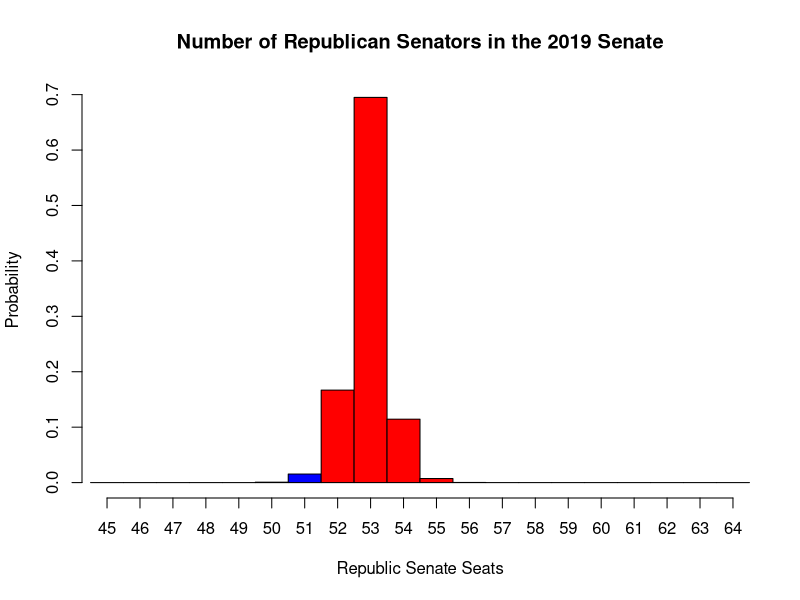

Write the R code that produced this figure. (Note: this script raises an error after producing the figure.)
mu <- c(
  0.47, 0.48, 0.52, 0.45, 0.47,
  0.57, 0.52, 0.47, 0.58, 0.53,
  0.47, 0.41, 0.54, 0.45, 0.52,
  0.53, 0.47, 0.42
)
sigma1 <- c(
  0.013, 0.009, 0.013, 0.017, 0.018,
  0.022, 0.012, 0.014, 0.019, 0.015,
  0.019, 0.013, 0.013, 0.013, 0.014,
  0.015, 0.014, 0.014
)
draw1 <- matrix(
  data = rnorm(18*100000, mu, sigma1),
  nrow = 18, ncol = 100000
)
wins1 <- apply(draw1 > 0.5, 2, sum)
R1 <- wins1 + 45 # R [	45	,	64	]
f1 <- hist(R1, breaks=c(44.5:64.5), xlim=c(45,64), 
     main = "Number of Republican Senators in the 2019 Senate",
     xlab = "Republic Senate Seats",
     ylab = "Probability",
     col = c(rep("blue",1),rep("red",5)),axes=FALSE, prob=T)
axis(1, xaxp = c(45, 64, 19))
axis(2)
text(seq(1,2,3), f1$density+0.05, as.character(f1$probs))


smax <- c(
  0.026, 0.026, 0.026, 0.034, 0.035,
  0.043, 0.026, 0.028, 0.037, 0.029,
  0.038, 0.026, 0.026, 0.026, 0.028,
  0.030, 0.028, 0.028
)
sigma2 <- smax / 1.96
draw2 <- matrix(
  data = rnorm(18*100000, mu, sigma2),
  nrow = 18, ncol = 100000
)
wins2 <- apply(draw2 > 0.5, 2, sum)
R2 <- wins2 + 45 # R [	45	,	64	]
hist(R2, breaks=c(44.5:64.5), xlim=c(45,64), 
     main = "Number of Republican Senators in the 2019 Senate",
     xlab = "Republic Senate Seats",
     ylab = "Probability",
     col = c(rep("blue",1),rep("red",5)),axes=FALSE, prob=T)
axis(1, xaxp = c(45, 64, 19))
axis(2)